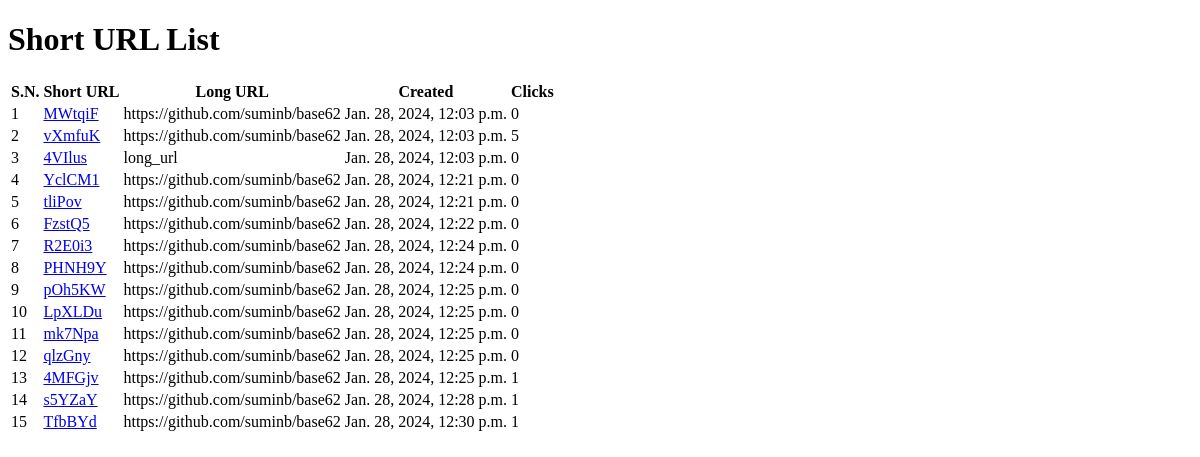
Before: /url/list/ with the older database file.
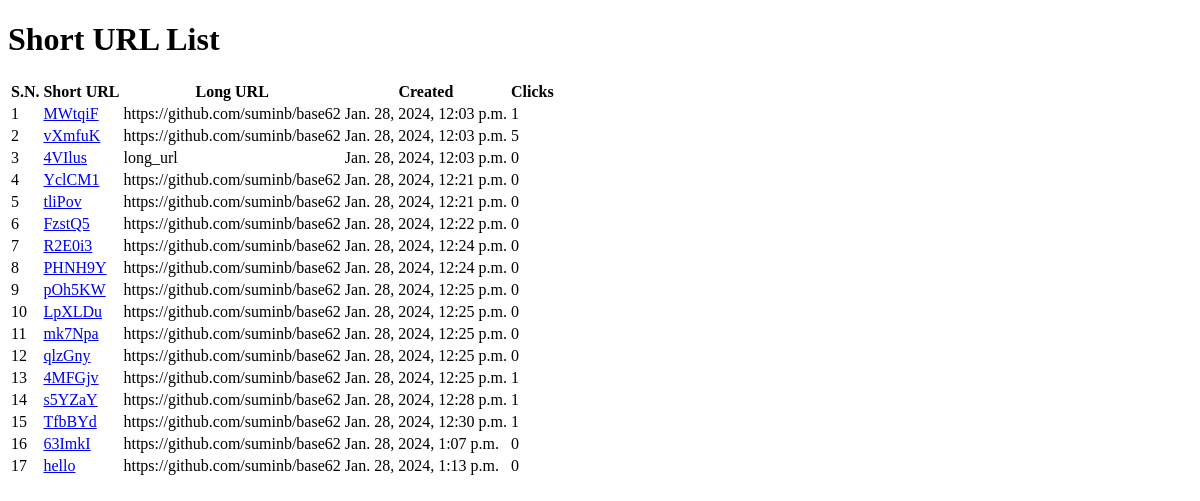
After: the same page with the newer database file.
### account/models.py (models this page shows, shortened)
class UrlShortener(models.Model):
    short_url = models.CharField(max_length=100)
    long_url = models.CharField(max_length=500)
    created_at = models.DateTimeField(auto_now_add=True)
    updated_at = models.DateTimeField(auto_now=True)
    count = models.IntegerField(default=0)
    expiration_time = models.DateTimeField(null=True, blank=True)

### account/views.py (the view)
# urls.py: path('url/list/', views.short_url_list, name='url_list'),
def short_url_list(request):
    short_url_list = UrlShortener.objects.all()
    return render(request, "short_url_list.html", {"object_list": short_url_list})

### templates/short_url_list.html (shortened to what this page needs)
<!DOCTYPE html>
<html>
<head>
</head>
<body>
    <h1>Short URL List</h1>
    <div class="table">
        <table>
            <thead>
                <tr>
                    <th>S.N.</th>
                    <th>Short URL</th>
                    <th>Long URL</th>
                    <th>Created</th>
                    <th>Clicks</th>
                </tr>
            </thead>
            <tbody>
                {% for urls in object_list  %}
                    <tr>
                        <td>{{ forloop.counter }}</td>
                        <td><a href="{% url 'account:url_detail' urls.short_url %}">{{ urls.short_url }}</a></td>
                        <td>{{ urls.long_url}} </td>
                        <td>{{ urls.created_at }}</td>
                        <td>{{ urls.count }}</td>
                    </tr>
                {% endfor %}
            </tbody>
        </table>
    </div>
</body>
</html>

Changed rows visible on the page:
changed UrlShortener "MWtqiF": count "0" → "1"
added UrlShortener: short_url "63ImkI", long_url "https://github.com/suminb/base62", created_at "Jan. 28, 2024, 1:07 p.m.", count "0"
added UrlShortener: short_url "hello", long_url "https://github.com/suminb/base62", created_at "Jan. 28, 2024, 1:13 p.m.", count "0"
